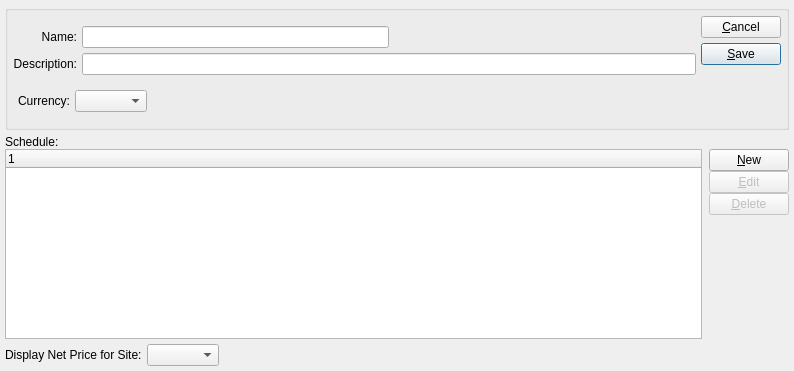
<?xml version="1.0" encoding="UTF-8"?>
<ui version="4.0">
 <comment>This file is part of the xTuple ERP: PostBooks Edition, a free and
open source Enterprise Resource Planning software suite,
Copyright (c) 1999-2018 by OpenMFG LLC, d/b/a xTuple.
It is licensed to you under the Common Public Attribution License
version 1.0, the full text of which (including xTuple-specific Exhibits)
is available at www.xtuple.com/CPAL.  By using this software, you agree
to be bound by its terms.</comment>
 <class>itemPricingSchedule</class>
 <widget class="QDialog" name="itemPricingSchedule">
  <property name="geometry">
   <rect>
    <x>0</x>
    <y>0</y>
    <width>794</width>
    <height>371</height>
   </rect>
  </property>
  <property name="sizePolicy">
   <sizepolicy hsizetype="Preferred" vsizetype="Preferred">
    <horstretch>0</horstretch>
    <verstretch>0</verstretch>
   </sizepolicy>
  </property>
  <property name="minimumSize">
   <size>
    <width>0</width>
    <height>0</height>
   </size>
  </property>
  <property name="windowTitle">
   <string>Pricing Schedule</string>
  </property>
  <layout class="QVBoxLayout">
   <property name="spacing">
    <number>5</number>
   </property>
   <property name="margin">
    <number>5</number>
   </property>
   <item>
    <widget class="QGroupBox" name="GroupBox1">
     <property name="title">
      <string/>
     </property>
     <layout class="QHBoxLayout">
      <property name="spacing">
       <number>7</number>
      </property>
      <property name="margin">
       <number>5</number>
      </property>
      <item>
       <layout class="QHBoxLayout">
        <property name="spacing">
         <number>5</number>
        </property>
        <item>
         <layout class="QVBoxLayout">
          <property name="spacing">
           <number>5</number>
          </property>
          <item>
           <layout class="QHBoxLayout">
            <property name="spacing">
             <number>5</number>
            </property>
            <item>
             <layout class="QVBoxLayout">
              <property name="spacing">
               <number>5</number>
              </property>
              <item>
               <widget class="QLabel" name="_nameLit">
                <property name="text">
                 <string>Name:</string>
                </property>
                <property name="alignment">
                 <set>Qt::AlignRight|Qt::AlignTrailing|Qt::AlignVCenter</set>
                </property>
               </widget>
              </item>
              <item>
               <widget class="QLabel" name="_descripLit">
                <property name="text">
                 <string>Description:</string>
                </property>
                <property name="alignment">
                 <set>Qt::AlignRight|Qt::AlignTrailing|Qt::AlignVCenter</set>
                </property>
               </widget>
              </item>
             </layout>
            </item>
            <item>
             <layout class="QVBoxLayout">
              <property name="spacing">
               <number>5</number>
              </property>
              <item>
               <layout class="QHBoxLayout">
                <property name="spacing">
                 <number>0</number>
                </property>
                <item>
                 <widget class="XLineEdit" name="_name"/>
                </item>
                <item>
                 <spacer>
                  <property name="orientation">
                   <enum>Qt::Horizontal</enum>
                  </property>
                  <property name="sizeType">
                   <enum>QSizePolicy::Expanding</enum>
                  </property>
                  <property name="sizeHint" stdset="0">
                   <size>
                    <width>20</width>
                    <height>20</height>
                   </size>
                  </property>
                 </spacer>
                </item>
               </layout>
              </item>
              <item>
               <widget class="XLineEdit" name="_descrip"/>
              </item>
             </layout>
            </item>
           </layout>
          </item>
          <item>
           <layout class="QHBoxLayout">
            <property name="spacing">
             <number>5</number>
            </property>
            <item>
             <widget class="DateCluster" name="_dates"/>
            </item>
            <item>
             <layout class="QVBoxLayout">
              <property name="spacing">
               <number>5</number>
              </property>
              <item>
               <layout class="QHBoxLayout">
                <property name="spacing">
                 <number>5</number>
                </property>
                <item>
                 <widget class="QLabel" name="_currencyLit">
                  <property name="text">
                   <string>Currency:</string>
                  </property>
                  <property name="alignment">
                   <set>Qt::AlignRight|Qt::AlignTrailing|Qt::AlignVCenter</set>
                  </property>
                 </widget>
                </item>
                <item>
                 <widget class="XComboBox" name="_currency"/>
                </item>
                <item>
                 <spacer>
                  <property name="orientation">
                   <enum>Qt::Horizontal</enum>
                  </property>
                  <property name="sizeType">
                   <enum>QSizePolicy::Expanding</enum>
                  </property>
                  <property name="sizeHint" stdset="0">
                   <size>
                    <width>20</width>
                    <height>20</height>
                   </size>
                  </property>
                 </spacer>
                </item>
               </layout>
              </item>
             </layout>
            </item>
           </layout>
          </item>
         </layout>
        </item>
        <item>
         <layout class="QVBoxLayout">
          <property name="spacing">
           <number>5</number>
          </property>
          <item>
           <widget class="QPushButton" name="_close">
            <property name="text">
             <string>&amp;Cancel</string>
            </property>
           </widget>
          </item>
          <item>
           <widget class="QPushButton" name="_save">
            <property name="text">
             <string>&amp;Save</string>
            </property>
            <property name="default">
             <bool>true</bool>
            </property>
           </widget>
          </item>
          <item>
           <spacer>
            <property name="orientation">
             <enum>Qt::Vertical</enum>
            </property>
            <property name="sizeType">
             <enum>QSizePolicy::Preferred</enum>
            </property>
            <property name="sizeHint" stdset="0">
             <size>
              <width>20</width>
              <height>60</height>
             </size>
            </property>
           </spacer>
          </item>
         </layout>
        </item>
       </layout>
      </item>
     </layout>
    </widget>
   </item>
   <item>
    <layout class="QVBoxLayout">
     <property name="spacing">
      <number>0</number>
     </property>
     <item>
      <widget class="QLabel" name="_scheduleLit">
       <property name="text">
        <string>Schedule:</string>
       </property>
       <property name="alignment">
        <set>Qt::AlignLeading|Qt::AlignLeft|Qt::AlignVCenter</set>
       </property>
      </widget>
     </item>
     <item>
      <layout class="QHBoxLayout">
       <property name="spacing">
        <number>7</number>
       </property>
       <item>
        <widget class="XTreeWidget" name="_ipsitem"/>
       </item>
       <item>
        <layout class="QVBoxLayout">
         <property name="spacing">
          <number>0</number>
         </property>
         <item>
          <widget class="QPushButton" name="_new">
           <property name="text">
            <string>&amp;New</string>
           </property>
          </widget>
         </item>
         <item>
          <widget class="QPushButton" name="_edit">
           <property name="enabled">
            <bool>false</bool>
           </property>
           <property name="text">
            <string>&amp;Edit</string>
           </property>
          </widget>
         </item>
         <item>
          <widget class="QPushButton" name="_delete">
           <property name="enabled">
            <bool>false</bool>
           </property>
           <property name="text">
            <string>&amp;Delete</string>
           </property>
          </widget>
         </item>
         <item>
          <spacer>
           <property name="orientation">
            <enum>Qt::Vertical</enum>
           </property>
           <property name="sizeType">
            <enum>QSizePolicy::Expanding</enum>
           </property>
           <property name="sizeHint" stdset="0">
            <size>
             <width>20</width>
             <height>20</height>
            </size>
           </property>
          </spacer>
         </item>
        </layout>
       </item>
      </layout>
     </item>
    </layout>
   </item>
   <item>
    <layout class="QHBoxLayout">
     <item>
      <widget class="QLabel" name="_warehouseLit">
       <property name="text">
        <string>Display Net Price for Site:</string>
       </property>
       <property name="alignment">
        <set>Qt::AlignLeading|Qt::AlignLeft|Qt::AlignVCenter</set>
       </property>
      </widget>
     </item>
     <item>
      <widget class="WComboBox" name="_warehouse"/>
     </item>
     <item>
      <spacer>
       <property name="orientation">
        <enum>Qt::Horizontal</enum>
       </property>
       <property name="sizeHint" stdset="0">
        <size>
         <width>40</width>
         <height>20</height>
        </size>
       </property>
      </spacer>
     </item>
    </layout>
   </item>
  </layout>
 </widget>
 <layoutdefault spacing="5" margin="5"/>
 <customwidgets>
  <customwidget>
   <class>DateCluster</class>
   <extends>QWidget</extends>
   <header>datecluster.h</header>
   <container>1</container>
  </customwidget>
  <customwidget>
   <class>WComboBox</class>
   <extends>XComboBox</extends>
   <header>wcombobox.h</header>
  </customwidget>
  <customwidget>
   <class>XComboBox</class>
   <extends>QComboBox</extends>
   <header>xcombobox.h</header>
  </customwidget>
  <customwidget>
   <class>XLineEdit</class>
   <extends>QLineEdit</extends>
   <header>xlineedit.h</header>
   <container>1</container>
  </customwidget>
  <customwidget>
   <class>XTreeWidget</class>
   <extends>QTreeWidget</extends>
   <header>xtreewidget.h</header>
   <container>1</container>
  </customwidget>
 </customwidgets>
 <tabstops>
  <tabstop>_name</tabstop>
  <tabstop>_descrip</tabstop>
  <tabstop>_currency</tabstop>
  <tabstop>_warehouse</tabstop>
  <tabstop>_ipsitem</tabstop>
  <tabstop>_new</tabstop>
  <tabstop>_edit</tabstop>
  <tabstop>_delete</tabstop>
  <tabstop>_save</tabstop>
  <tabstop>_close</tabstop>
 </tabstops>
 <resources/>
 <connections>
  <connection>
   <sender>_close</sender>
   <signal>clicked()</signal>
   <receiver>itemPricingSchedule</receiver>
   <slot>reject()</slot>
   <hints>
    <hint type="sourcelabel">
     <x>20</x>
     <y>20</y>
    </hint>
    <hint type="destinationlabel">
     <x>20</x>
     <y>20</y>
    </hint>
   </hints>
  </connection>
 </connections>
</ui>
